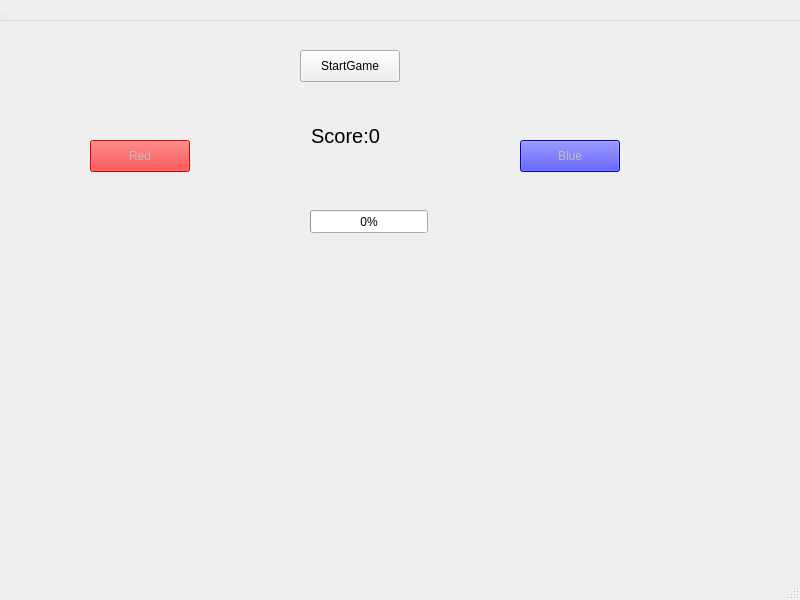
<?xml version="1.0" encoding="UTF-8"?>
<ui version="4.0">
 <class>MainWindow</class>
 <widget class="QMainWindow" name="MainWindow">
  <property name="geometry">
   <rect>
    <x>0</x>
    <y>0</y>
    <width>800</width>
    <height>600</height>
   </rect>
  </property>
  <property name="windowTitle">
   <string>MainWindow</string>
  </property>
  <widget class="QWidget" name="centralwidget">
   <widget class="QWidget" name="centralwidget_2" native="true">
    <property name="geometry">
     <rect>
      <x>0</x>
      <y>0</y>
      <width>800</width>
      <height>593</height>
     </rect>
    </property>
    <widget class="QWidget" name="centralwidget_3" native="true">
     <property name="geometry">
      <rect>
       <x>0</x>
       <y>0</y>
       <width>740</width>
       <height>593</height>
      </rect>
     </property>
     <widget class="QPushButton" name="startButton">
      <property name="geometry">
       <rect>
        <x>300</x>
        <y>50</y>
        <width>100</width>
        <height>32</height>
       </rect>
      </property>
      <property name="text">
       <string>StartGame</string>
      </property>
     </widget>
     <widget class="QLabel" name="scoreLabel">
      <property name="geometry">
       <rect>
        <x>300</x>
        <y>110</y>
        <width>91</width>
        <height>51</height>
       </rect>
      </property>
      <property name="font">
       <font>
        <pointsize>15</pointsize>
       </font>
      </property>
      <property name="text">
       <string>Score:0</string>
      </property>
      <property name="alignment">
       <set>Qt::AlignmentFlag::AlignCenter</set>
      </property>
     </widget>
     <widget class="QPushButton" name="redButton">
      <property name="enabled">
       <bool>false</bool>
      </property>
      <property name="geometry">
       <rect>
        <x>90</x>
        <y>140</y>
        <width>100</width>
        <height>32</height>
       </rect>
      </property>
      <property name="styleSheet">
       <string notr="true">QPushButton { background-color: red; }</string>
      </property>
      <property name="text">
       <string>Red</string>
      </property>
     </widget>
     <widget class="QPushButton" name="blueButton">
      <property name="enabled">
       <bool>false</bool>
      </property>
      <property name="geometry">
       <rect>
        <x>520</x>
        <y>140</y>
        <width>100</width>
        <height>32</height>
       </rect>
      </property>
      <property name="styleSheet">
       <string notr="true">QPushButton { background-color: blue; }</string>
      </property>
      <property name="text">
       <string>Blue</string>
      </property>
     </widget>
     <widget class="QProgressBar" name="progressBar">
      <property name="geometry">
       <rect>
        <x>310</x>
        <y>210</y>
        <width>118</width>
        <height>23</height>
       </rect>
      </property>
      <property name="value">
       <number>0</number>
      </property>
     </widget>
     <widget class="QLabel" name="messageLabel">
      <property name="geometry">
       <rect>
        <x>240</x>
        <y>240</y>
        <width>251</width>
        <height>71</height>
       </rect>
      </property>
      <property name="font">
       <font>
        <pointsize>30</pointsize>
        <underline>false</underline>
       </font>
      </property>
      <property name="text">
       <string/>
      </property>
      <property name="alignment">
       <set>Qt::AlignmentFlag::AlignCenter</set>
      </property>
     </widget>
     <widget class="QLabel" name="turret">
      <property name="geometry">
       <rect>
        <x>150</x>
        <y>280</y>
        <width>421</width>
        <height>221</height>
       </rect>
      </property>
      <property name="text">
       <string/>
      </property>
      <property name="pixmap">
       <pixmap resource="resources.qrc">:/turret.png</pixmap>
      </property>
      <property name="alignment">
       <set>Qt::AlignmentFlag::AlignCenter</set>
      </property>
     </widget>
    </widget>
    <widget class="QMenuBar" name="menubar_2">
     <property name="geometry">
      <rect>
       <x>0</x>
       <y>0</y>
       <width>800</width>
       <height>21</height>
      </rect>
     </property>
    </widget>
    <widget class="QStatusBar" name="statusbar_2">
     <property name="geometry">
      <rect>
       <x>0</x>
       <y>0</y>
       <width>3</width>
       <height>20</height>
      </rect>
     </property>
    </widget>
   </widget>
   <widget class="QMenuBar" name="menubar_3">
    <property name="geometry">
     <rect>
      <x>0</x>
      <y>0</y>
      <width>800</width>
      <height>21</height>
     </rect>
    </property>
   </widget>
   <widget class="QStatusBar" name="statusbar_3">
    <property name="geometry">
     <rect>
      <x>0</x>
      <y>0</y>
      <width>3</width>
      <height>20</height>
     </rect>
    </property>
   </widget>
  </widget>
  <widget class="QMenuBar" name="menubar">
   <property name="geometry">
    <rect>
     <x>0</x>
     <y>0</y>
     <width>800</width>
     <height>21</height>
    </rect>
   </property>
  </widget>
  <widget class="QStatusBar" name="statusbar"/>
 </widget>
 <resources>
  <include location="resources.qrc"/>
 </resources>
 <connections/>
</ui>
